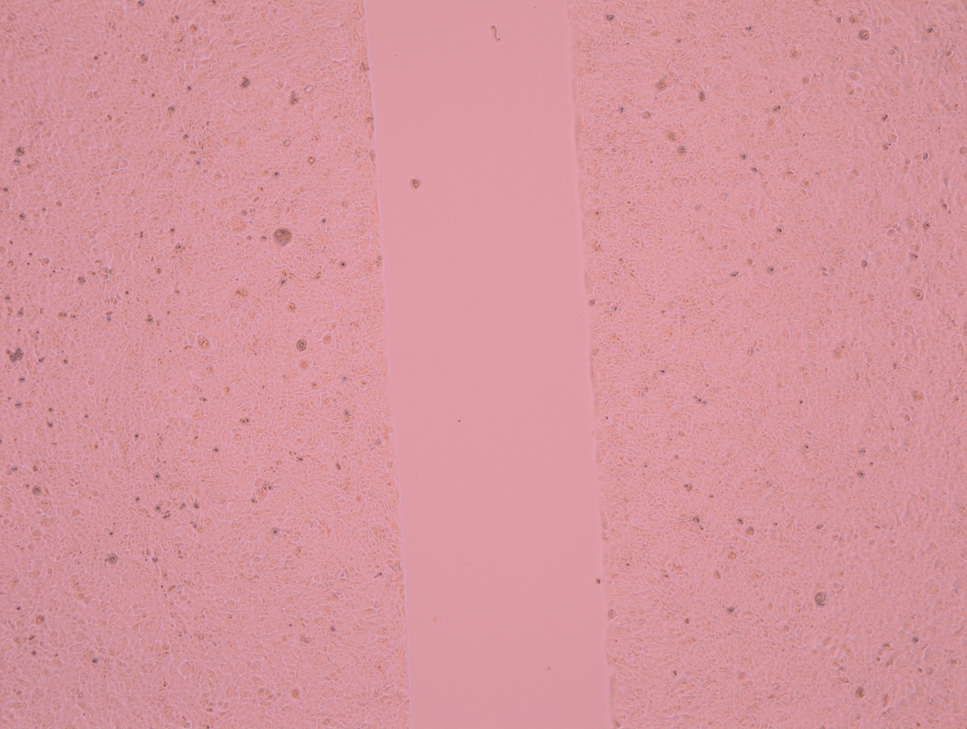
#> input picture images/7.png, 967 x 729 px, shrunk from 1936 x 1460 before the run
$ jupyter execute features_extraction.ipynb
#> lines starting #> are read from the running program, lines starting #| are printed output that depends on the picture
[cell 1]
import cv2
from skimage.filters.rank import entropy
from skimage.morphology import disk
import pandas as pd
from skimage import io
from scipy import ndimage as nd
from skimage.filters import sobel

[cell 2]
img = cv2.imread('images/7.png')
#> img is the input picture: shape (729, 967, 3); mean B, G, R 157.4, 149.5, 214.9
img = cv2.cvtColor(img, cv2.COLOR_BGR2GRAY)
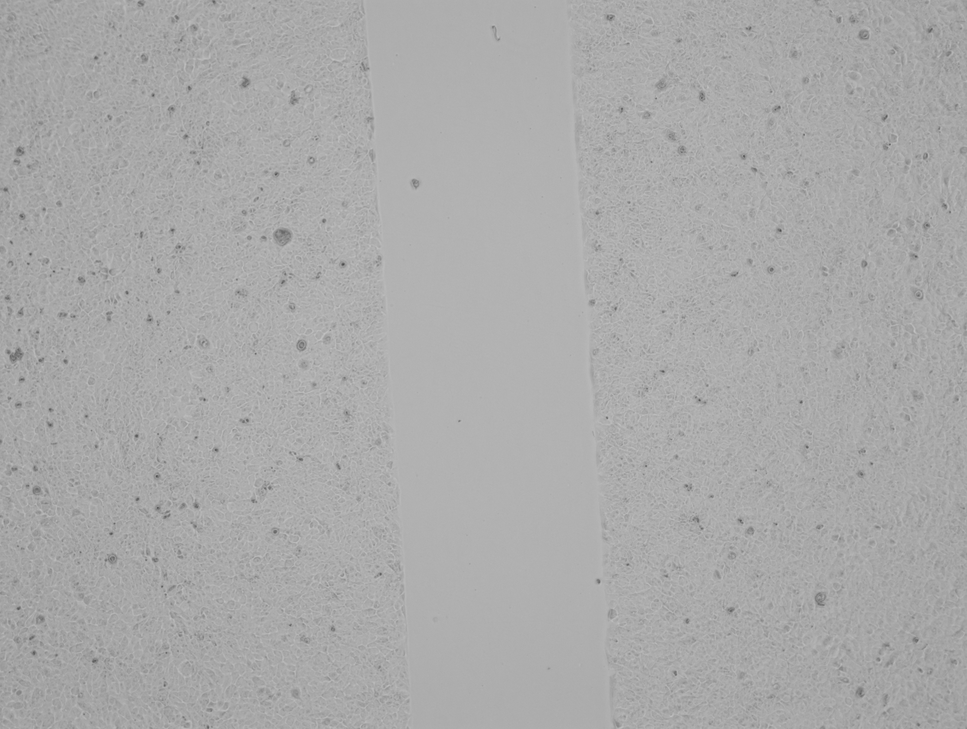
#> img: shape (729, 967); min 73, max 195, mean 170

[cell 3]
img2 = img.reshape(-1)
df = pd.DataFrame()
df['Original Image'] = img2

[cell 4]
io.imshow(img)

[cell 5]
entropy_img = entropy(img, disk(1))
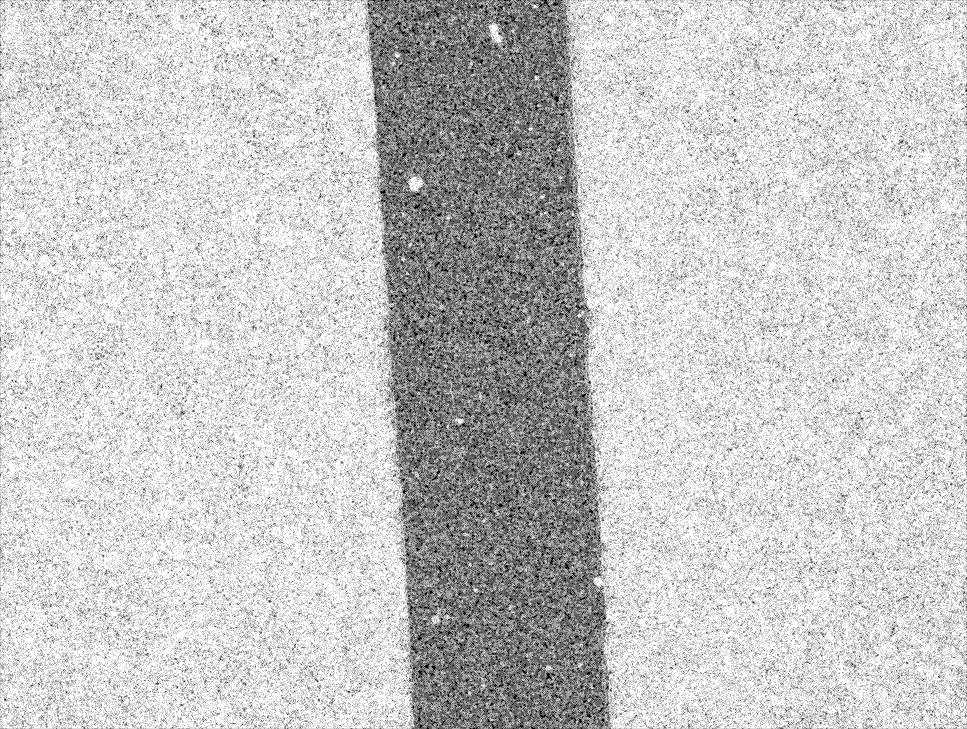
#> entropy_img: shape (729, 967) float64; min 0, max 2.32, mean 1.85; drawn with min black and max white
io.imshow(entropy_img)
entropy1 = entropy_img.reshape(-1)
df['Entropy'] = entropy1

[cell 6]
gaussian_img = nd.gaussian_filter(img, sigma=3)
io.imshow(gaussian_img)
gaussian_img1 = gaussian_img.reshape(-1)
df['Gaussian s3'] = gaussian_img1

[cell 7]
sobel_img = sobel(img)
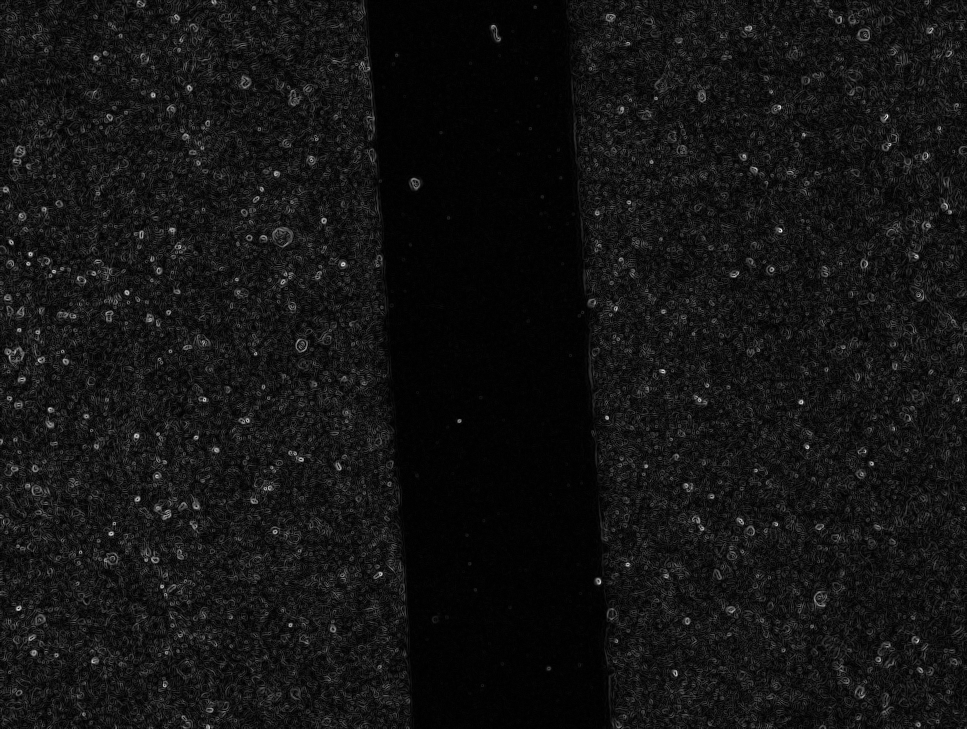
#> sobel_img: shape (729, 967) float64; min 0, max 0.232, mean 0.0181; drawn with min black and max white
io.imshow(sobel_img)
sobel1 = sobel_img.reshape(-1)
df['Sobel'] = sobel1

$ run again, with images/8.png copied over images/7.png
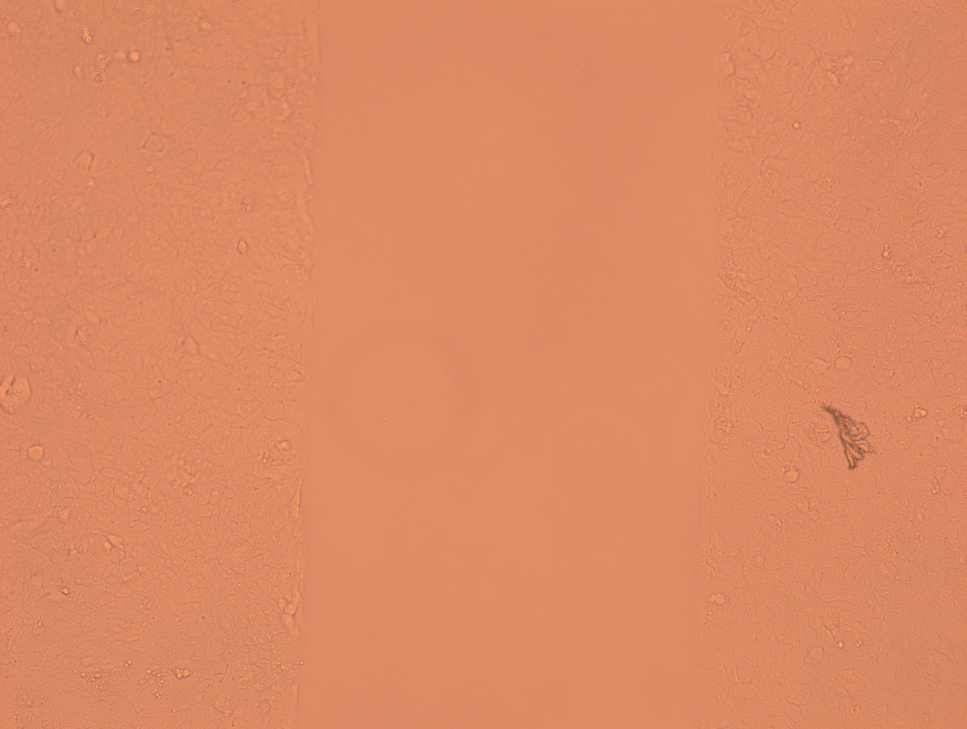
#> input picture images/8.png, 967 x 729 px, shrunk from 1936 x 1460 before the run
#> img is the input picture: shape (729, 967, 3); mean B, G, R 100.2, 137.5, 220.2
#> img: shape (729, 967)
#> `entropy_img = entropy(img, disk(1))`:
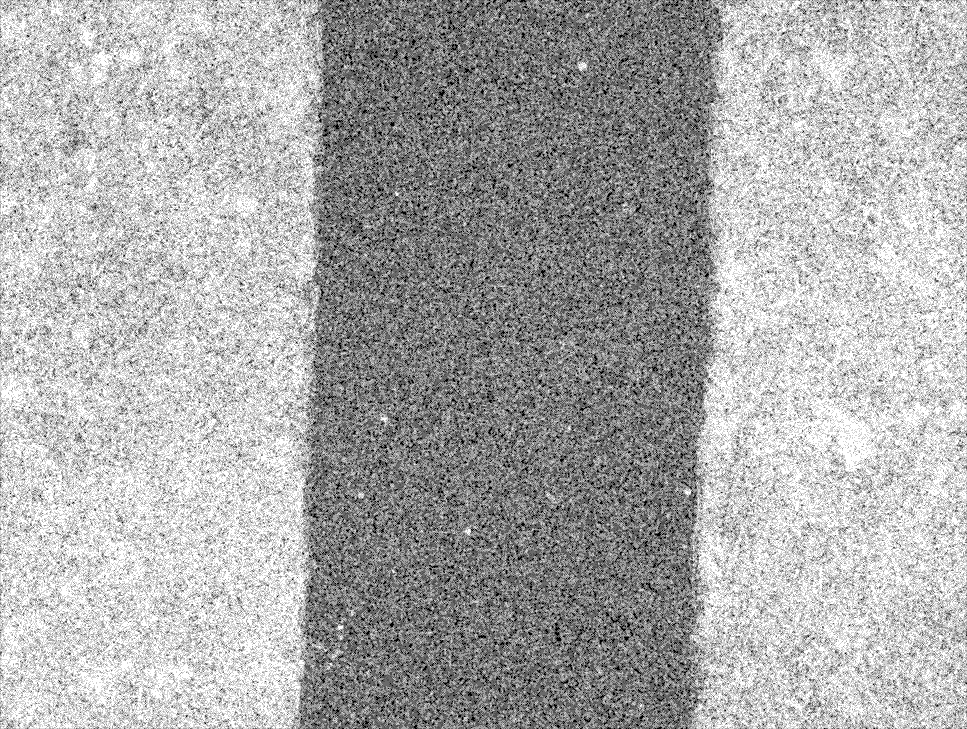
#> entropy_img: shape (729, 967) float64; min 0, max 2.32, mean 1.56; drawn with min black and max white
#> `sobel_img = sobel(img)`:
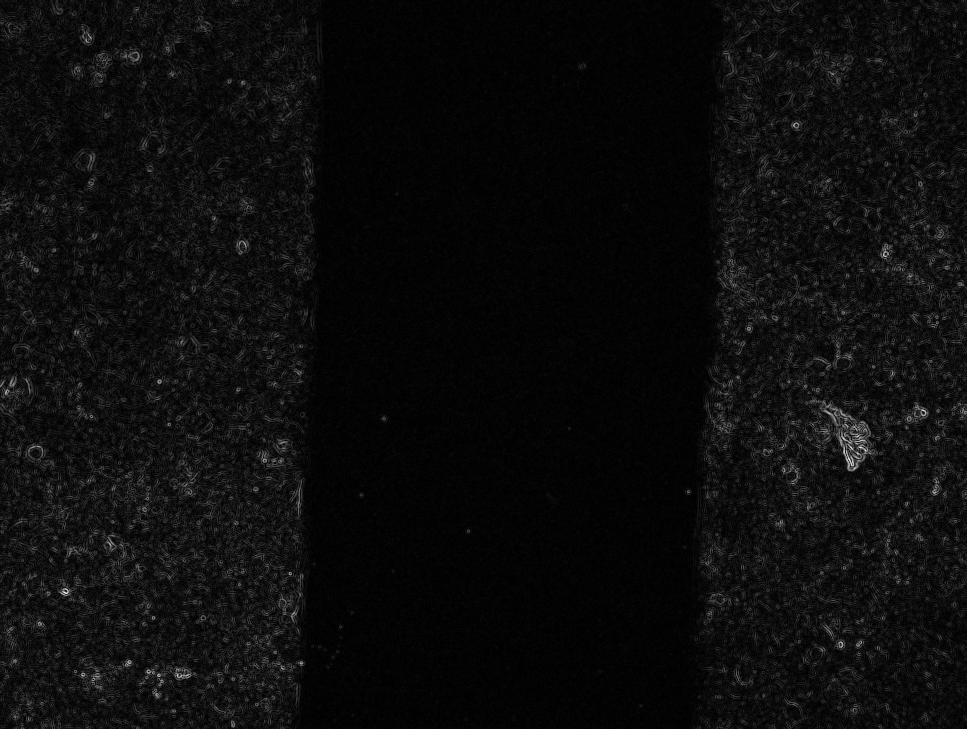
#> sobel_img: shape (729, 967) float64; min 0, max 0.18, mean 0.0091; drawn with min black and max white

$ run again, with images/1.jpg saved as images/7.png
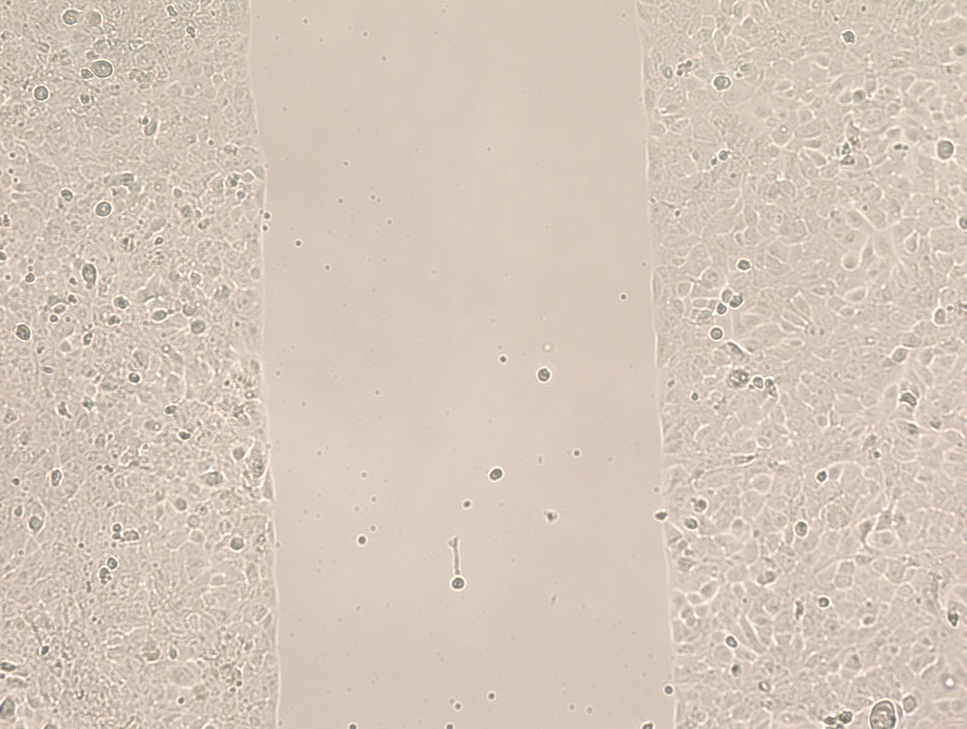
#> input picture images/1.jpg, 967 x 729 px, shrunk from 1936 x 1460 before the run
#> img is the input picture: shape (729, 967, 3); mean B, G, R 187.7, 199.6, 212.9
#> img: shape (729, 967)
#> `entropy_img = entropy(img, disk(1))`:
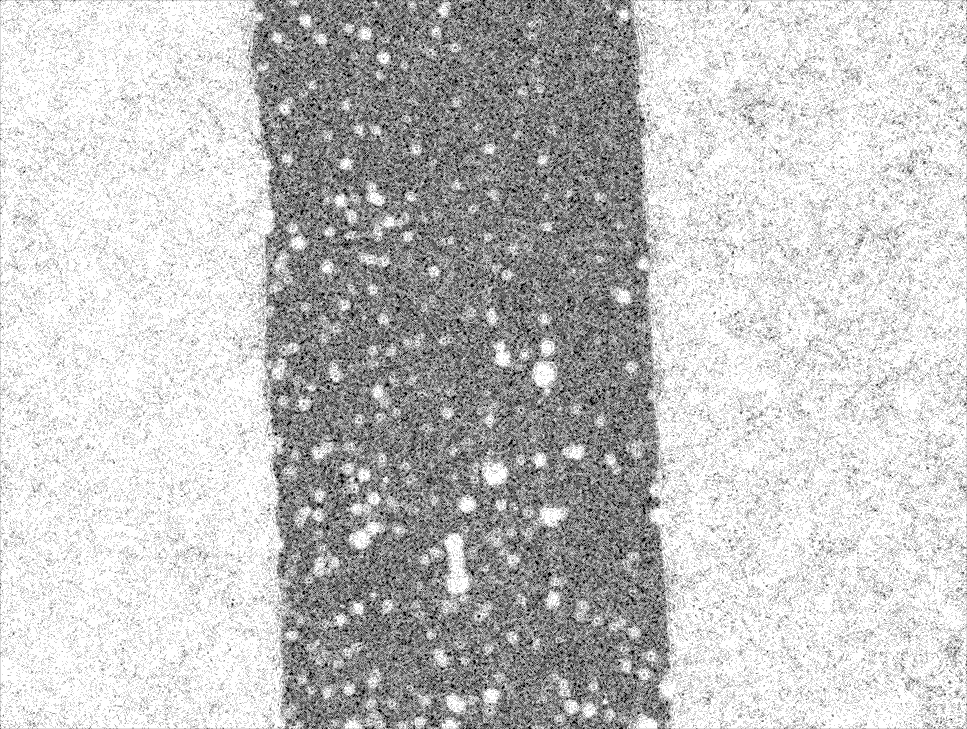
#> entropy_img: shape (729, 967) float64; min 0, max 2.32, mean 1.78; drawn with min black and max white
#> `sobel_img = sobel(img)`:
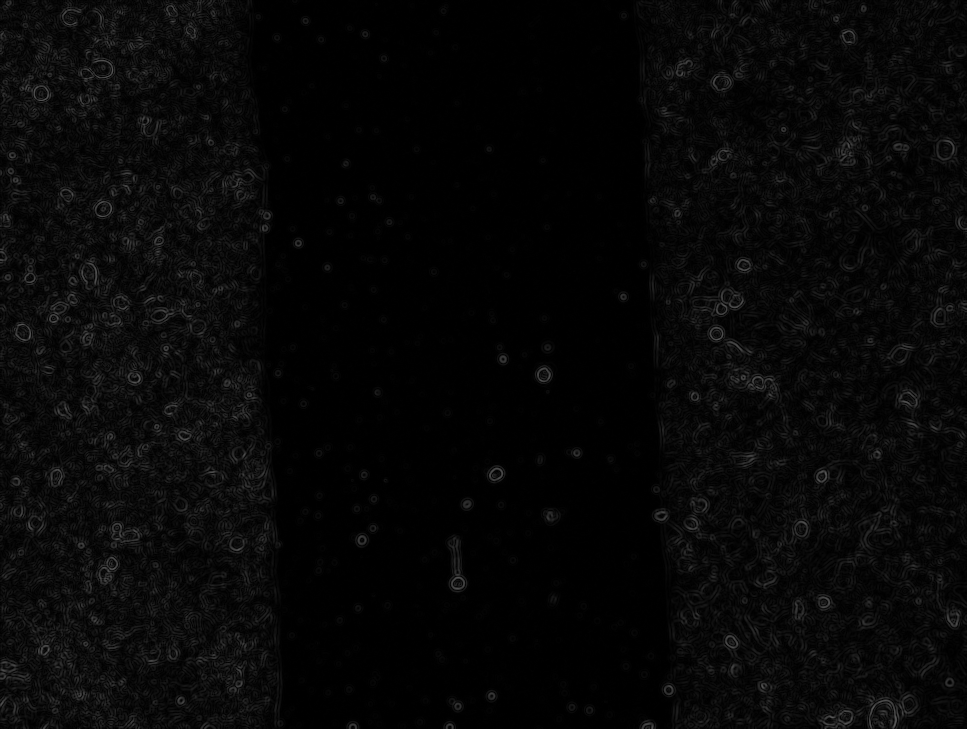
#> sobel_img: shape (729, 967) float64; min 0, max 0.358, mean 0.0304

$ run again, with images/2.jpg saved as images/7.png
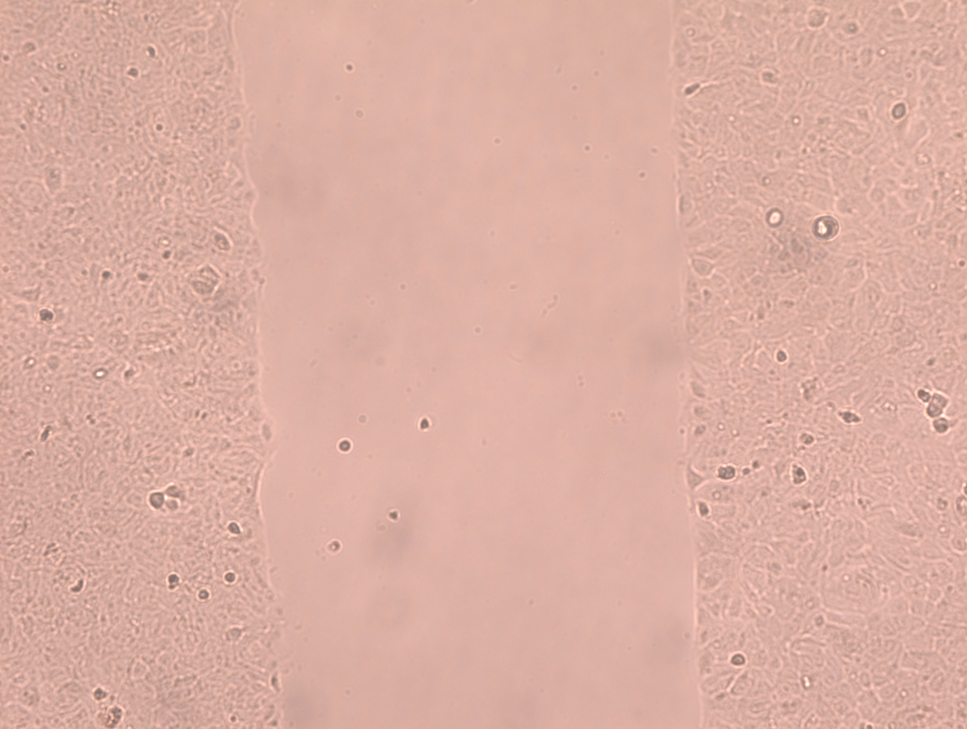
#> input picture images/2.jpg, 967 x 729 px, shrunk from 1936 x 1460 before the run
#> img is the input picture: shape (729, 967, 3); mean B, G, R 162.8, 175.2, 219.5
#> img: shape (729, 967)
#> `entropy_img = entropy(img, disk(1))`:
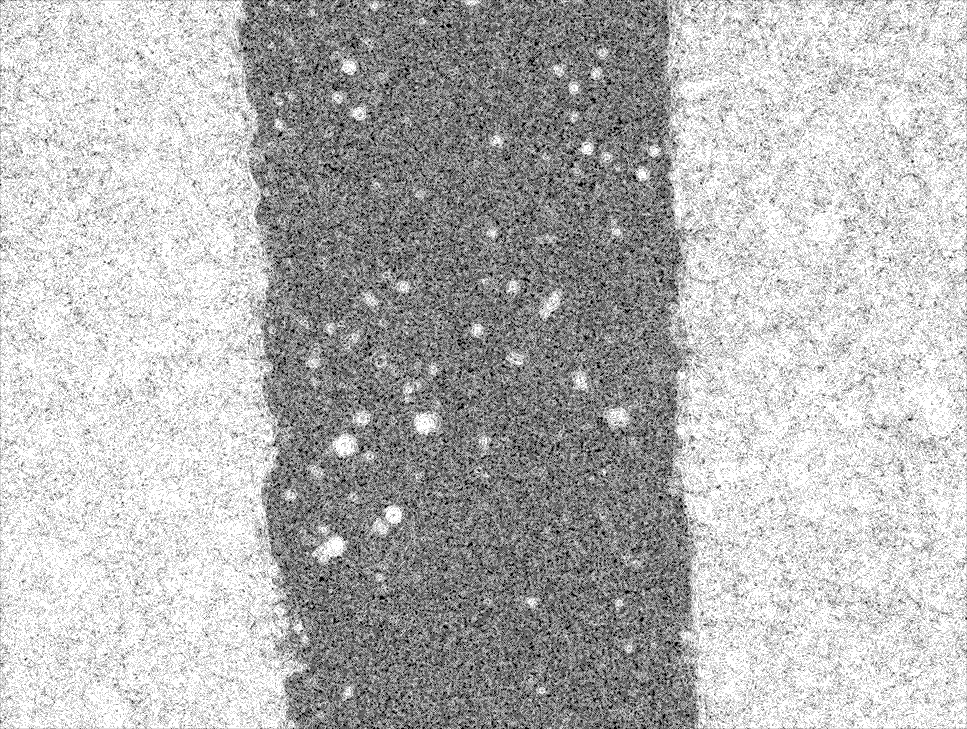
#> entropy_img: shape (729, 967) float64; min 0, max 2.32, mean 1.66; drawn with min black and max white
#> `sobel_img = sobel(img)`:
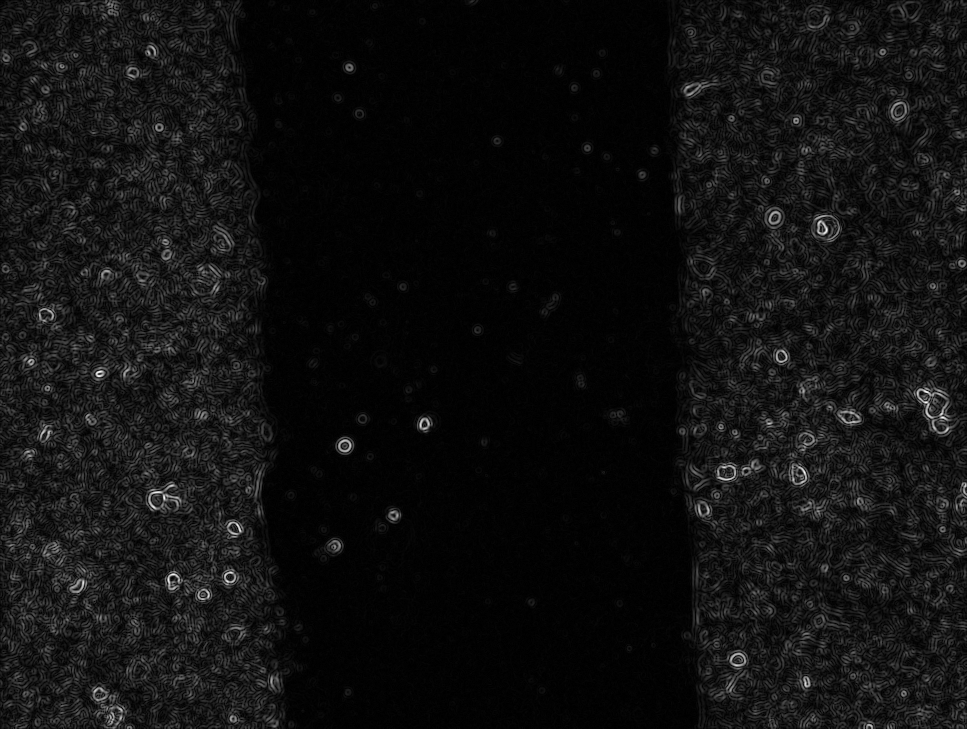
#> sobel_img: shape (729, 967) float64; min 0, max 0.272, mean 0.0182; drawn with min black and max white
